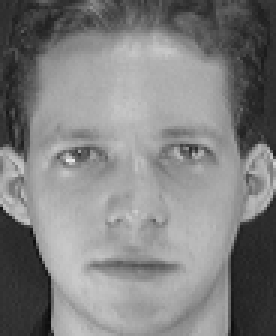
#> input picture orl_faces/orl_faces/s1/1.pgm, 92 x 112 px (shown 3 times larger)
$ jupyter execute --allow-errors 'Primeiros Passos.ipynb'   (shell and % lines are left out)
#> lines starting #> are read from the running program, lines starting #| are printed output that depends on the picture; long printed decimals are rounded
[cell 1]
from IPython.core.display import display, HTML
display(HTML("<style>.container { width:99% !important;}</style>"))

# Import Librarys

[cell 2]
import numpy as np

[cell 3]
import pandas as pd

[cell 4]
#%matplotlib notebook
import matplotlib.pyplot as plt
# Make plots bigger again
#plt.rcParams['figure.figsize'] = [17, 8]

plt.rcParams['figure.figsize'] = [17*2, 8*2]

[cell 5]
import cv2

[cell 6]
import matplotlib.image as mpimg

[cell 7]
import sys

# List files in the . path

[cell 8]
# Python program to read
# image using matplotlib

# importing matplotlib modules
import matplotlib.image as mpimg

# Read Images
img = mpimg.imread('./orl_faces/orl_faces/s1/1.pgm')
#> img is the input picture: shape (112, 92); min 11, max 234, mean 128.3

# Output Images
plt.imshow(img, "gray")
#> (this line was passed over: IPython is not available in this run)

[cell 9]
fourier_image = np.fft.fft2(img)
fourier_image

## Splitting in real part

[cell 10]
fourier_image.real

## Splitting in imaginary part

[cell 11]
fourier_image.imag

[cell 12]
plt.plot(fourier_image)
#> (this line was passed over: IPython is not available in this run)

[cell 13]
plt.show()

[cell 14]
pd.DataFrame(fourier_image).info()
#| <class 'pandas.core.frame.DataFrame'>
#| RangeIndex: 112 entries, 0 to 111
#| Data columns (total 92 columns):
#|  #   Column  Non-Null Count  Dtype
#| ---  ------  --------------  -----
#|  0   0       112 non-null    complex128
#|  1   1       112 non-null    complex128
#|  2   2       112 non-null    complex128
#|  3   3       112 non-null    complex128
#|  4   4       112 non-null    complex128
#|  5   5       112 non-null    complex128
#|  6   6       112 non-null    complex128
#> (further printed lines are left out)

[cell 15]
pd.DataFrame(fourier_image.real).describe()
#> Out = table of 8 rows and 92 columns

# Exemple using of OpenCV with Fast Fourier Transform

[cell 16]
# Opening the file
img = cv2.imread('./orl_faces/orl_faces/s1/1.pgm',0)

# Fourier Bidimensional Tranform
f = np.fft.fft2(img)

#f[0][0] = 0

# Shift the zero-frequency component to the center of the spectrum.
fshift = np.fft.fftshift(f)

# Shift the zero-frequency component to the center of the spectrum.
fshiftRe = np.fft.fftshift(f.real)

# Shift the zero-frequency component to the center of the spectrum.
fshiftImag = np.fft.fftshift(f.imag)
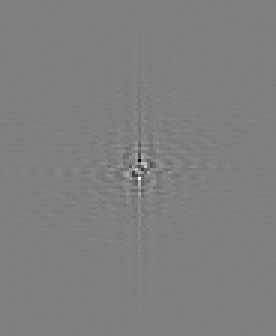
#> fshiftImag: shape (112, 92) float64 (shown 3 times larger); min -75713.6, max 75713.6, mean 0; drawn with min black and max white


# Fourier transform in logarithm scale
magnitude_spectrum = 20*np.log(np.abs(fshift))
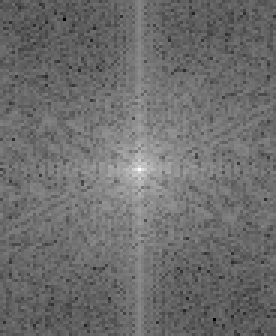
#> magnitude_spectrum: shape (112, 92) float64 (shown 3 times larger); min 17.71, max 281.9, mean 131; drawn with min black and max white

# Fourier transform of real part in logarithm scale
magnitude_spectrum_re = 20*np.log(np.abs(fshiftRe))
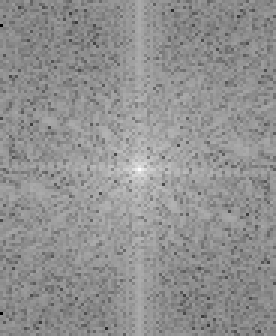
#> magnitude_spectrum_re: shape (112, 92) float64 (shown 3 times larger); min -101.9, max 281.9, mean 117.2; drawn with min black and max white

# Fourier transform of imaginary part in logarithm scale
magnitude_spectrum_imag = 20*np.log(np.abs(fshiftImag))
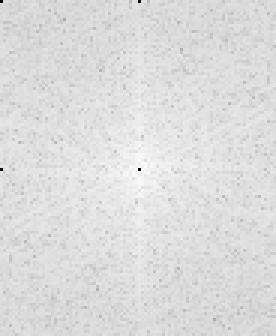
#> magnitude_spectrum_imag: shape (112, 92) float64 (shown 3 times larger); 0.01% of the values are NaN or infinite; the others: min -600, max 224.7, mean 116.6; drawn with min black, max white, NaN and infinite black


# Plots
#> (the rest of this cell did not finish here and is left out)

[cell 17]
np.fft.ifft2(f).imag

[cell 18]
plt.subplot(131)
#> (this line was passed over: IPython is not available in this run)
plt.imshow(img, cmap = 'gray')
#> (this line was passed over: IPython is not available in this run)
#> (the rest of this cell did not finish here and is left out)

#> (a cell that did not finish here is left out)

[cell 20]
img - np.fft.ifft2(f).real

[cell 21]
print(img[0][1])
#| 49
print(np.fft.ifft2(f).real[0][1])
#| 49.000

print(img[0][0])
#| 48
print(np.fft.ifft2(f).real[0][0])
#| 48.000

# Project

[cell 22]
people = list()

for j in range(1, 41):
    for i in range(1, 11):
        people.append(np.array(cv2.imread('./orl_faces/orl_faces/s' + str(j) + '/' + str(i) +'.pgm',0)))

[cell 23]
plt.imshow(people[302], "gray")
#> (this line was passed over: IPython is not available in this run)

[cell 24]
print("Lenght of list %s: %s" % ("people", len(people)))

[cell 25]
people_fft = list()

#> (the rest of this cell did not finish here and is left out)

[cell 26]
plt.imshow(np.fft.ifft2(people_fft[0]).real, cmap="gray")
#> (this line was passed over: IPython is not available in this run)

[cell 27]
len(people_fft)

[cell 28]
print("Variable people in bytes: "     + str(sys.getsizeof(people)))
print("Variable people_fft in bytes: " + str(sys.getsizeof(people_fft)))

# Analizing Data

[cell 29]
nrows, ncols = 5, 10

#> (the rest of this cell did not finish here and is left out)

#> (a cell that did not finish here is left out)

#> (a cell that did not finish here is left out)

[cell 32]
person = 39
image = 9

#> (the rest of this cell did not finish here and is left out)

#> (a cell that did not finish here is left out)

[cell 34]
people_labels = list()

for i in range(40):
    for j in range(10):
        people_labels.append(i)

print(people_labels)

[cell 35]
summ = 0
for i in range(40):
    summ += people_labels.count(i)
print(summ)

# Starting the knn

[cell 36]
the_chosen_ones = list()

[cell 37]
from sklearn.model_selection import GroupKFold

X = [0.1, 0.2, 2.2, 2.4, 2.3, 4.55, 5.8, 8.8, 9, 10]
y = ["a", "b", "b", "b", "c", "c", "c", "d", "d", "d"]
groups = [1, 1, 1, 2, 2, 2, 3, 3, 3, 3]

gkf = GroupKFold(n_splits=3)

print("train \t   \t         test")
for train, test in gkf.split(X, y, groups=groups):
    print("%s   \t %s" % (train, test))

[cell 38]
from sklearn.model_selection import GroupKFold

X = people               #[0.1, 0.2, 2.2, 2.4, 2.3, 4.55, 5.8, 8.8, 9, 10]
y = people_labels        #["a", "b", "b", "b", "c", "c", "c", "d", "d", "d"]
groups = people_labels   #[1, 1, 1, 2, 2, 2, 3, 3, 3, 3]

gkf = GroupKFold(n_splits=40)

for train, test in gkf.split(X, y, groups=groups):
    print("Train %s" % (train))
    print("Test  %s" % (test))
